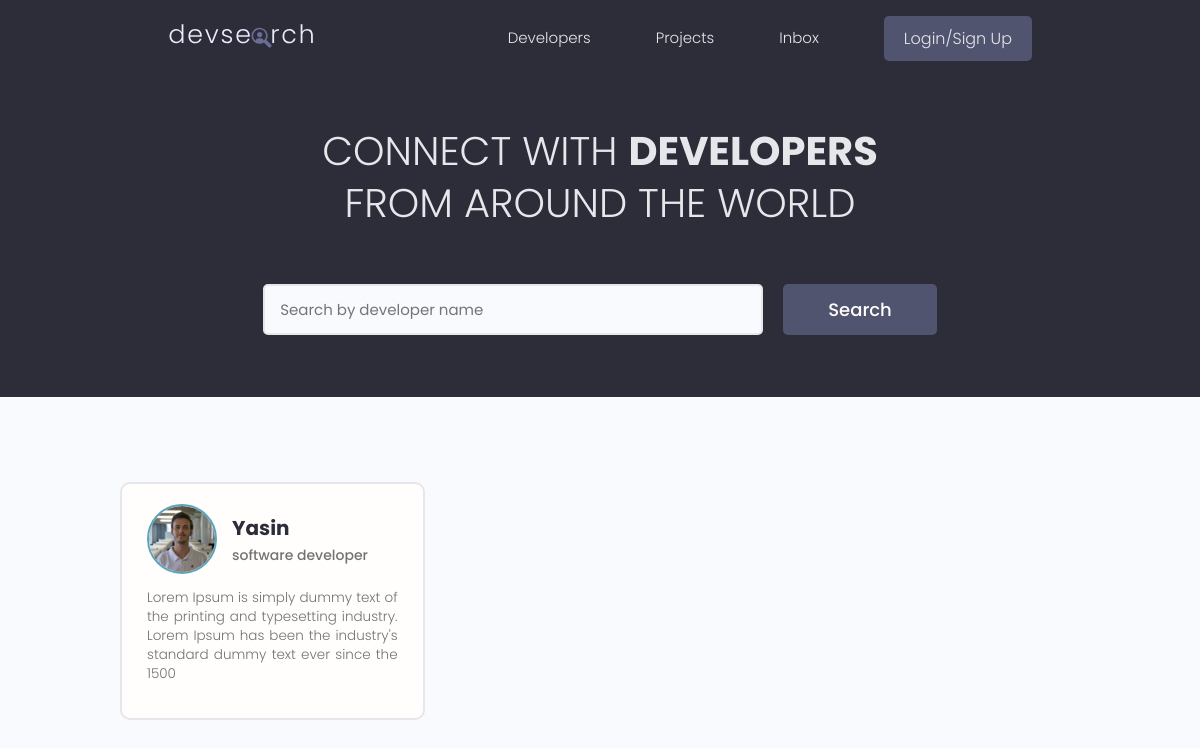
/, run on an earlier commit of the app's database.
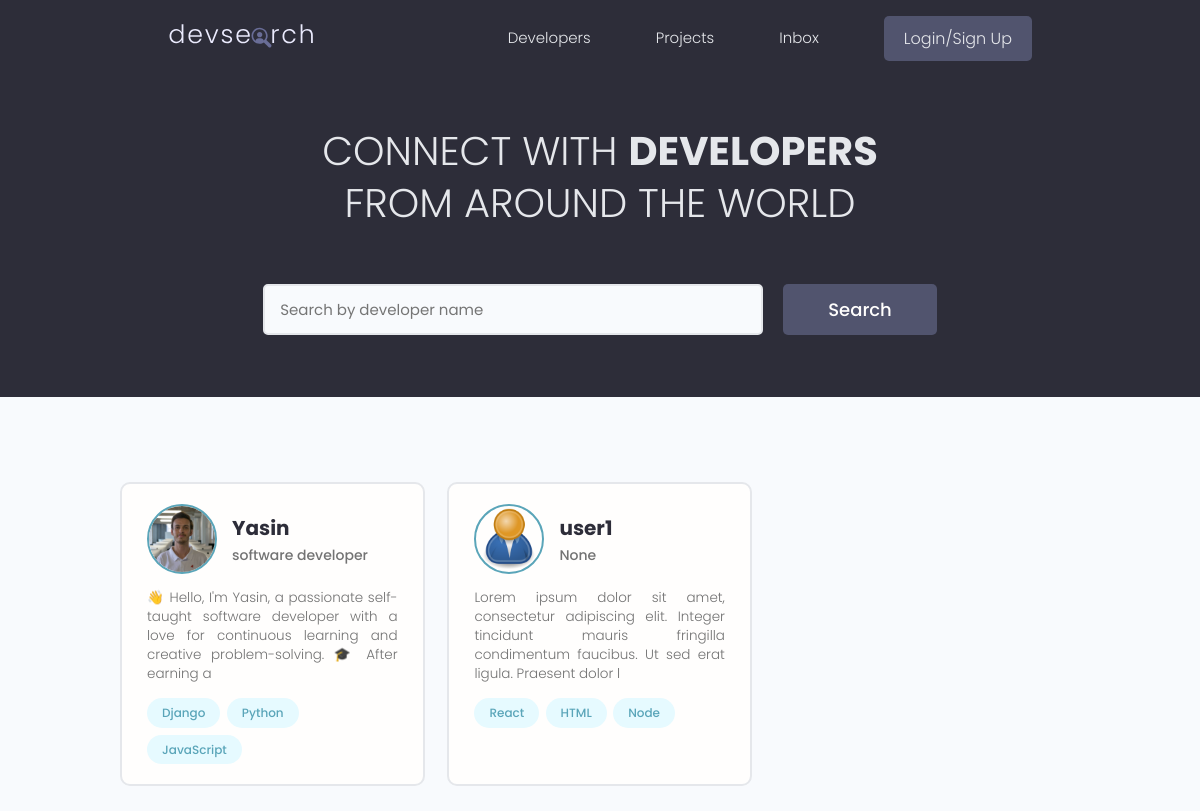
And on a later commit of the database.
### users/models.py (models this page shows, shortened)
class Profile(models.Model):
    user = models.OneToOneField(User, on_delete=models.CASCADE, null=True, blank=True)
    name = models.CharField(max_length=200, null=True, blank=True)
    email = models.EmailField(max_length=500, null=True, blank=True)
    username = models.CharField(max_length=200, null=True, blank=True)
    location = models.CharField(max_length=200, null=True, blank=True)
    short_intro = models.CharField(max_length=200, null=True, blank=True)
    bio = models.TextField(null=True, blank=True)
    profile_image = models.ImageField(null=True, blank=True, upload_to="profiles/", default="profiles/user-default.png")
    social_github = models.CharField(max_length=200, null=True, blank=True)
    social_twitter = models.CharField(max_length=200, null=True, blank=True)
    social_linkedin = models.CharField(max_length=200, null=True, blank=True)
    social_youtube= models.CharField(max_length=200, null=True, blank=True)
    social_website = models.CharField(max_length=200, null=True, blank=True)
    created = models.DateTimeField(auto_now_add=True)
    id = models.UUIDField(default=uuid.uuid4, unique=True, primary_key=True, editable=False)

class Skill(models.Model):
    owner = models.ForeignKey(Profile, on_delete=models.CASCADE, null=True, blank=True)
    name = models.CharField(max_length=200, null=True, blank=True)
    description = models.TextField(null=True, blank=True)
    created = models.DateTimeField(auto_now_add=True)
    id = models.UUIDField(default=uuid.uuid4, unique=True, primary_key=True, editable=False)
    def __str__(self):
        return str(self.name)

### users/views.py (the view)
# urls.py: path('', views.profiles, name="profiles"),
def profiles(request):
    profiles = Profile.objects.all()
    context = {'profiles': profiles}
    return render(request,'users/profiles.html', context)

### users/templates/users/profiles.html (shortened to what this page needs)
{% extends 'main.html' %}
{% block content %}
 <main class="home">
    <section class="hero-section text-center">
      <div class="container container--narrow">
        <div class="hero-section__box">
          <h2>CONNECT WITH <span>DEVELOPERS</span></h2>
          <h2>FROM AROUND THE WORLD</h2>
        </div>
        <div class="hero-section__search">
          <form class="form" action="#" method="get">
            <div class="form__field">
              <input class="input input--text" id="formInput#search" type="text" name="text"
                placeholder="Search by developer name" />
            </div>
            <input class="btn btn--sub btn--lg" type="submit" value="Search" />
          </form>
        </div>
      </div>
    </section>
    <section class="devlist">
      <div class="container">
        <div class="grid grid--three">
        {% for profile in profiles %}
          <div class="column card">
            <div class="dev">
              <a href="{% url 'user-profile' profile.id %}" class="card__body">
                <div class="dev__profile">
                  <img class="avatar avatar--md" src="{{ profile.profile_image.url }}" alt="image" />
                  <div class="dev__meta">
                    <h3>{{profile.name}}</h3>
                    <h5>{{profile.short_intro|slice:"60"}}</h5>
                  </div>
                </div>
                <p class="dev__info">
                 {{ profile.bio|slice:"150"}}
                </p>
                <div class="dev__skills">
                    {% for skill in profile.skill_set.all|slice:"3"%}
                    <span class="tag tag--pill tag--main">
                        <small>{{skill}}</small>
                      </span>
                    {% endfor %}
                </div>
              </a>
            </div>
          </div>
          {% endfor %}
        </div>
      </div>
    </section>
  </main>
{% endblock %}

### templates/main.html (shortened to what this page needs)
<!DOCTYPE html>
{% load static %}
<html lang="en">
<head>
  <link rel="stylesheet" href="https://cdn.iconmonstr.com/1.3.0/css/iconmonstr-iconic-font.min.css" />
  <link rel="stylesheet" href="{% static 'uikit/styles/uikit.css' %}" />
  <link rel="stylesheet" href="{% static 'styles/app.css' %}" />
  <link rel="stylesheet" href="https://cdnjs.cloudflare.com/ajax/libs/font-awesome/4.7.0/css/font-awesome.min.css">
</head>
<body>
    {% include 'navbar.html' %}
    {% block content %}
    {% endblock %}
</body>
</html>

### templates/navbar.html (shortened to what this page needs)
{% load static %}
 <header class="header">
    <div class="container container--narrow">
      <a href="{% url 'profiles' %}" class="header__logo">
        <img src="{% static 'images/logo.svg' %}" alt="DevSearch Logo" />
      </a>
      <nav class="header__nav">
        <ul class="header__menu">
          <li class="header__menuItem"><a href="{% url 'profiles' %}">Developers</a></li>
          <li class="header__menuItem"><a href="{% url 'projects' %}">Projects</a></li>
          <li class="header__menuItem"><a href="">Inbox</a></li>
        {% if request.user.is_authenticated %}
        <li class="header__menuItem"><a href="{% url 'create-project' %}" class="btn btn--sub">Add Project</a></li>
        <li class="header__menuItem"><a href="{% url 'logout' %}" class="btn btn--sub">Logout</a></li>
        {% else %}
        <li class="header__menuItem"><a href="{% url 'login' %}" class="btn btn--sub">Login/Sign Up</a></li>
        {% endif %}
        </ul>
      </nav>
    </div>
  </header>

### static/styles/app.css (style rules this page uses)
:root { --color-sub: #2d2d39; }
.btn--sub { background-color: var(--color-sub-light); }
.card { border: 2px solid var(--color-light); }
img { width: 100%; }
.header { position: sticky; z-index: 111; background-color: var(--color-sub); padding: 1.5rem 0; }
.header > .container { display: flex; justify-content: space-between; align-items: center; }
.header__logo > img { height: 3.8rem; }
.header__nav > ul { display: inline-flex; align-items: center; list-style: none; gap: 6.5rem; }
.header__menuItem > a { color: var(--color-light); font-weight: 300; }
.hero-section { height: 40vh; display: flex; align-items: center; background-color: var(--color-sub); }
.hero-section__box { margin-bottom: 4rem; }
.hero-section__box > h2, .hero-section__box > h2 > span { font-size: 4rem; color: var(--color-light); line-height: 1.3; text-transform: uppercase; }
.hero-section__box > h2 { font-weight: 300; }
.hero-section__box > h2 > span { font-weight: 700; }
.hero-section__search > .form { display: flex; align-items: center; justify-content: center; gap: 2rem; }
.hero-section__search > .form input.input--text { width: 50rem; }
.devlist { margin-top: 8rem; }
.devlist .grid { align-items: stretch; }
.devlist .dev .dev__profile { display: flex; align-items: center; gap: 1.5rem; }
.devlist .dev .dev__meta h3 { color: var(--color-sub); font-size: 2rem; font-weight: 700; }
.devlist .dev .dev__meta h5 { color: var(--color-text); font-size: 1.4rem; font-weight: 500; }
.devlist .dev .dev__info { margin: 1.5rem 0; font-size: 1.35rem; line-height: 1.4; text-align: justify; }

### static/uikit/styles/modules/_variables.css (style rules this page uses)
:root { --color-main: #5aa5b9; --color-main-light: #e6faff; --color-sub: #3f4156; --color-sub-light: #51546e; --color-sub-lighter: #ededfd; --color-text: #737373; --color-gray: #8b8b8b; --color-light: #e5e7eb; --color-light-gray: #767676; --color-bg: #f8fafd; --color-white: #fffefd; --color-white-light: #f3f3f3; --color-success: #359e64; --color-success-bg: #def8e8; --color-error: #fc4b0b; --color-error-bg: #fff2ee; --font-base: 'Poppins', arial, helvetica, 'Segoe UI', roboto, ubuntu, sans-serif; --font-monospace: 'Fira Code', 'Courier New', courier, monospace; --font-regular: 300; --font-medium: 500; --font-bold: 700; --generic-shadow: 1px 1px 5px #00000010; --generic-transition: all 0.3s ease-in-out; }

### static/uikit/styles/modules/_base.css (style rules this page uses)
* { margin: 0; padding: 0; box-sizing: border-box; text-rendering: optimizeLegibility; color: inherit; font-size: inherit; }
html { font-size: 50%; }
@media only screen and (min-width: 480px) { html { font-size: 56.25%; } }
@media only screen and (min-width: 1200px) { html { font-size: 62.5%; } }
body { line-height: 1.6; font-weight: 400; font-size: 1.5rem; color: var(--color-text); background-color: var(--color-bg); min-height: 100vh; }

### static/uikit/styles/modules/_typography.css (style rules this page uses)
* { font-family: var(--font-base); }
h2 { font-size: 3.6rem; font-weight: var(--font-bold); }
h3 { font-size: 3.2rem; font-weight: var(--font-medium); }
h5 { font-size: 2.4rem; font-weight: var(--font-medium); }
h5, h6 { font-weight: var(--font-regular); }
p, span, strong { font-size: 1.6rem; color: var(--color-text); font-weight: var(--font-regular); }
a { padding-bottom: 2px; text-decoration: none; display: inline-block; color: var(--color-main); font-weight: var(--font-medium); }

### static/uikit/styles/modules/_utilities.css (style rules this page uses)
.container { width: 92%; max-width: 165rem; margin: 0 auto; box-sizing: border-box; }
.container--narrow { width: 92%; max-width: 120rem; }
@media screen and (min-width: 1000px) { .container { width: 90%; } }
@media screen and (min-width: 1000px) { .container--narrow { width: 85%; } }
@media screen and (min-width: 1200px) { .container { width: 80%; } }
@media screen and (min-width: 1200px) { .container--narrow { width: 72%; } }
.text-center { text-align: center; }

### static/uikit/styles/modules/_avatar.css (style rules this page uses)
.avatar { border-radius: 50%; border: 2px solid var(--color-main); object-fit: cover; }
.avatar--md { height: 7rem; width: 7rem; }

### static/uikit/styles/modules/_button.css (style rules this page uses)
.btn { display: inline-block; position: relative; cursor: pointer; background-color: var(--color-light); font-weight: var(--font-medium); color: var(--color-sub); text-decoration: none; padding: 1rem 2rem; border-radius: 0.5rem; border: none; width: -webkit-fit-content; width: -moz-fit-content; width: fit-content; height: -webkit-fit-content; height: -moz-fit-content; height: fit-content; font-size: 1.6rem; outline-width: 0; outline-color: transparent; -webkit-backface-visibility: hidden; backface-visibility: hidden; transition: all 0.3s ease-in-out; }
.btn--sub { background-color: var(--color-sub); color: var(--color-white); }
.btn--lg { font-size: 1.8rem; padding: 1.2rem 4.5rem; }

What changed in the data, as far as the page shows it:
changed Profile "Yasin": bio "Lorem Ipsum is simply dummy text of the printing and typesetting industry. Lorem Ipsum has been the industry's standard dummy text ever since the 1500" → "👋 Hello, I'm Yasin, a passionate self-taught software developer with a love for continuous learning and creative problem-solving. 🎓 After earning a"
added Skill: name "Django", shown under Profile "Yasin"
added Skill: name "Python", shown under Profile "Yasin"
added Skill: name "JavaScript", shown under Profile "Yasin"
added Profile: profile_image (placeholder picture), name "user1", short_intro "None", bio "Lorem ipsum dolor sit amet, consectetur adipiscing elit. Integer tincidunt mauris fringilla condimentum faucibus. Ut sed erat ligula. Praesent dolor l"
added Skill: name "React", shown under "user1"
added Skill: name "HTML", shown under "user1"
added Skill: name "Node", shown under "user1"
